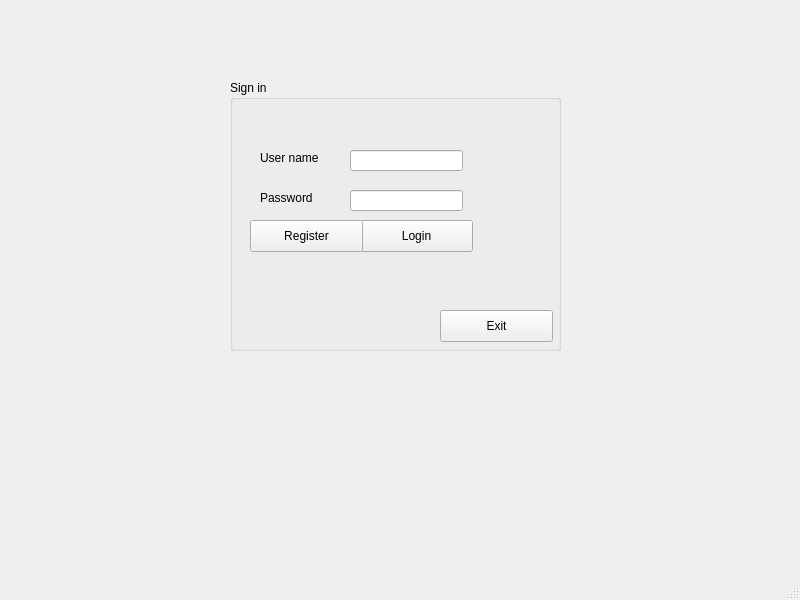
<?xml version="1.0" encoding="UTF-8"?>
<ui version="4.0">
 <class>MainWindow</class>
 <widget class="QMainWindow" name="MainWindow">
  <property name="geometry">
   <rect>
    <x>0</x>
    <y>0</y>
    <width>800</width>
    <height>600</height>
   </rect>
  </property>
  <property name="windowTitle">
   <string>MainWindow</string>
  </property>
  <widget class="QWidget" name="centralwidget">
   <widget class="QGroupBox" name="groupBox">
    <property name="geometry">
     <rect>
      <x>230</x>
      <y>80</y>
      <width>331</width>
      <height>271</height>
     </rect>
    </property>
    <property name="title">
     <string>Sign in</string>
    </property>
    <widget class="QLabel" name="label">
     <property name="geometry">
      <rect>
       <x>30</x>
       <y>70</y>
       <width>71</width>
       <height>16</height>
      </rect>
     </property>
     <property name="text">
      <string>User name</string>
     </property>
    </widget>
    <widget class="QLabel" name="label_2">
     <property name="geometry">
      <rect>
       <x>30</x>
       <y>110</y>
       <width>61</width>
       <height>16</height>
      </rect>
     </property>
     <property name="text">
      <string>Password</string>
     </property>
    </widget>
    <widget class="QLineEdit" name="lineEdit_username">
     <property name="geometry">
      <rect>
       <x>120</x>
       <y>70</y>
       <width>113</width>
       <height>21</height>
      </rect>
     </property>
    </widget>
    <widget class="QLineEdit" name="lineEdit_password">
     <property name="geometry">
      <rect>
       <x>120</x>
       <y>110</y>
       <width>113</width>
       <height>21</height>
      </rect>
     </property>
    </widget>
    <widget class="QPushButton" name="loginBTN">
     <property name="geometry">
      <rect>
       <x>130</x>
       <y>140</y>
       <width>113</width>
       <height>32</height>
      </rect>
     </property>
     <property name="text">
      <string>Login</string>
     </property>
    </widget>
    <widget class="QPushButton" name="registerBTN">
     <property name="geometry">
      <rect>
       <x>20</x>
       <y>140</y>
       <width>113</width>
       <height>32</height>
      </rect>
     </property>
     <property name="text">
      <string>Register</string>
     </property>
    </widget>
    <widget class="QPushButton" name="exitBTN">
     <property name="geometry">
      <rect>
       <x>210</x>
       <y>230</y>
       <width>113</width>
       <height>32</height>
      </rect>
     </property>
     <property name="text">
      <string>Exit</string>
     </property>
    </widget>
   </widget>
  </widget>
  <widget class="QMenuBar" name="menubar">
   <property name="geometry">
    <rect>
     <x>0</x>
     <y>0</y>
     <width>800</width>
     <height>24</height>
    </rect>
   </property>
  </widget>
  <widget class="QStatusBar" name="statusbar"/>
 </widget>
 <resources/>
 <connections/>
</ui>
